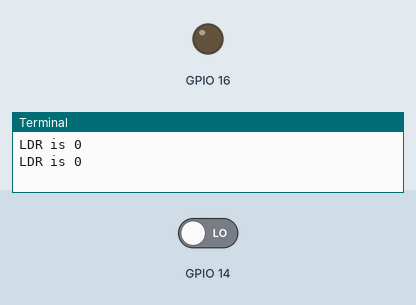
Recording of a program running on a simulated Raspberry Pi (BCM pin numbers). On the bench: output pins drawn as LEDs (lit = HIGH), the last lines printed to the terminal. The inputs (shaded band) are chosen by the test bench; at power-on: GPIO 14 LOW.

Above: at 1.2 s.
1.3 s: GPIO 14 driven HIGH
At 2.8 s:
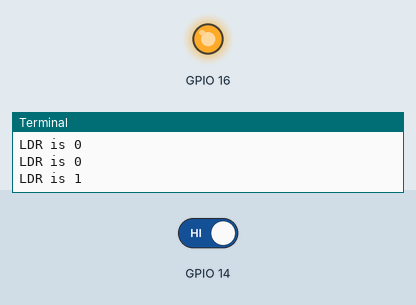
3.5 s: GPIO 14 driven LOW
At 4.3 s:
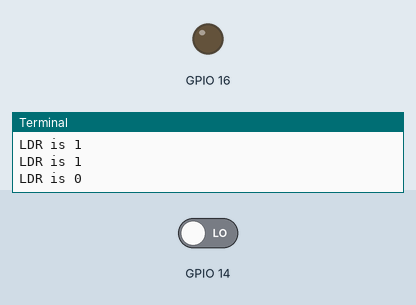
Timing chart, 0 to 6.5 s (numbered marks = the images above; inputs shaded):
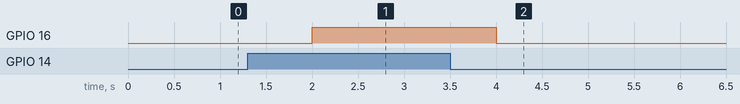

Measured:
- after the input at 1.3 s, GPIO 16: LOW → HIGH after 0.70 s
- after the input at 3.5 s, GPIO 16: HIGH → LOW after 0.50 s

The program:

LDR1.py
```python
import RPi.GPIO as gpio
import time, LED

def setup():
    gpio.setmode(gpio.BCM)
    gpio.setup(14, gpio.IN)
    gpio.setup(16, gpio.OUT)

def turnOnOff(gpio_num, LDR):
    print('LDR is',LDR)
    if LDR == 1:
        LED.turnON(gpio_num)
    else:
        LED.turnOFF(gpio_num)

if __name__ == '__main__':
    try:
        setup()
        while True:
            turnOnOff(16, gpio.input(14))
            # print(gpio.input(14))
            time.sleep(1)
    finally:
        gpio.cleanup()
```

LED.py
```python
import RPi.GPIO as gpio

def setup(gpio_num, ctr):
    if ctr == 'in':
        gpio.setup(gpio_num, gpio.IN)
    elif ctr == 'out':
        gpio.setup(gpio_num, gpio.OUT)

def turnON(gpio_num):
    gpio.output(gpio_num, gpio.HIGH)
def turnOFF(gpio_num):
    gpio.output(gpio_num, gpio.LOW)
```
